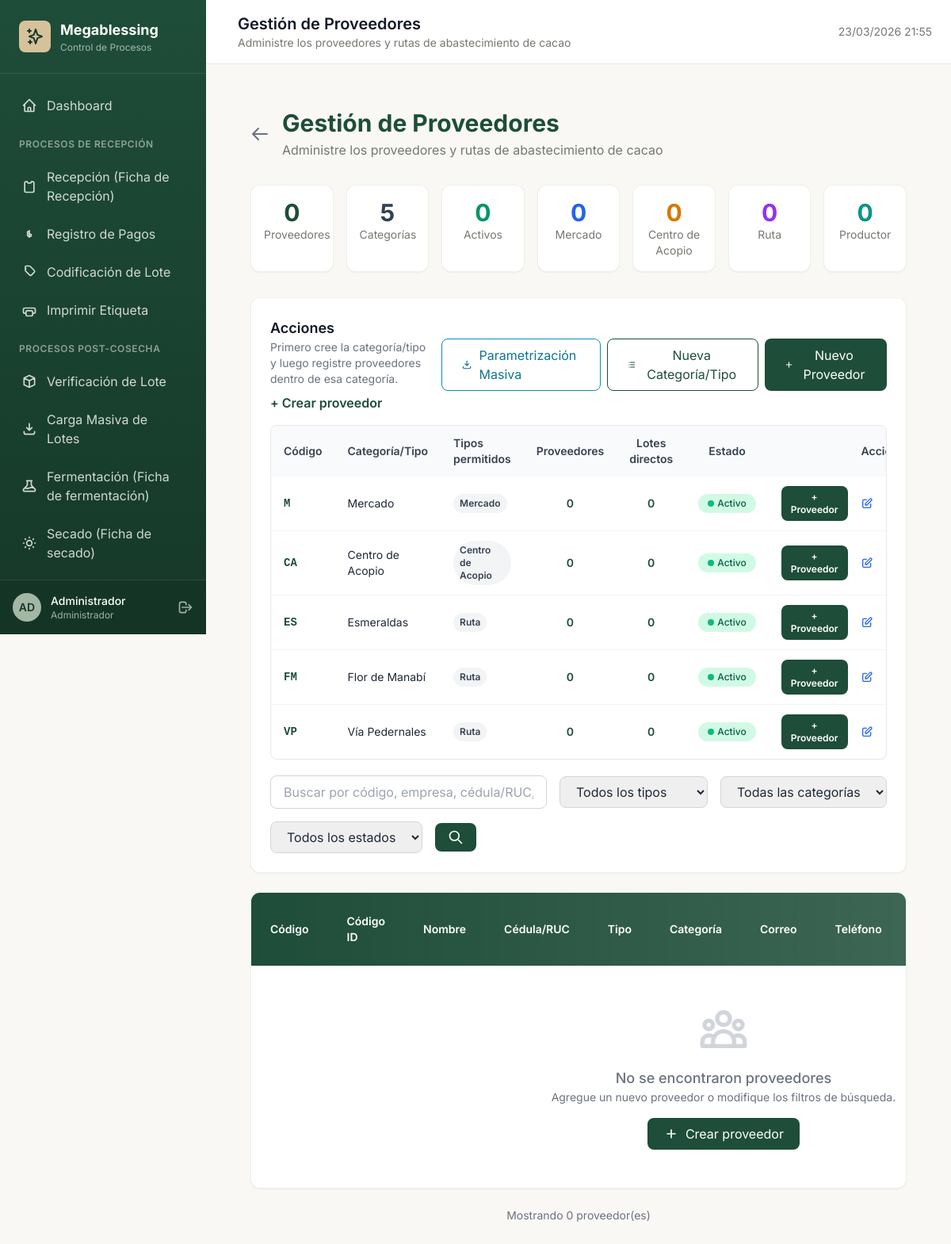
The app's page /configuracion/proveedores.php (signed in) with its own data.
### tables this page shows
CREATE TABLE IF NOT EXISTS `roles` (
    `id` INT PRIMARY KEY AUTO_INCREMENT,
    `nombre` VARCHAR(50) NOT NULL,
    `descripcion` TEXT,
    `permisos` JSON,
    `activo` TINYINT(1) DEFAULT 1,
    `created_at` TIMESTAMP DEFAULT CURRENT_TIMESTAMP
);

CREATE TABLE IF NOT EXISTS `proveedores` (
    `id` INT PRIMARY KEY AUTO_INCREMENT,
    `codigo` VARCHAR(20) NOT NULL UNIQUE,
    `codigo_identificacion` VARCHAR(20),
    `nombre` VARCHAR(100) NOT NULL,
    `cedula_ruc` VARCHAR(20),
    `tipo` ENUM('MERCADO','BODEGA','RUTA','PRODUCTOR') NOT NULL,
    `categoria` VARCHAR(100),
    `tipos_permitidos` VARCHAR(120),
    `es_categoria` TINYINT(1) NOT NULL DEFAULT 0,
    `direccion` TEXT,
    `utm_este_x` VARCHAR(50),
    `utm_norte_y` VARCHAR(50),
    `seguridad_deforestacion` TINYINT(1),
    `arboles_endemicos` TINYINT(1),
    `hectareas_totales` DECIMAL(10,2),
    `hectareas_ccn51` DECIMAL(10,2),
    `hectareas_fino_aroma` DECIMAL(10,2),
    `certificaciones` TEXT,
    `certificacion_otras` VARCHAR(255),
    `documento_certificaciones` VARCHAR(255),
    `telefono` VARCHAR(50),
    `email` VARCHAR(120),
    `contacto` VARCHAR(100),
    `activo` TINYINT(1) DEFAULT 1,
    `created_at` TIMESTAMP DEFAULT CURRENT_TIMESTAMP
);

### configuracion/proveedores.php (the view, shortened to what the rows shown need)
<?php
require_once __DIR__ . '/../bootstrap.php';
$db = Database::getInstance()->getConnection();
$getTableColumns = static function (PDO $pdo, string $table): array {
    return array_column(
        $pdo->query("SHOW COLUMNS FROM {$table}")->fetchAll(PDO::FETCH_ASSOC),
        'Field'
    );
};
$normalizarCategoria = static function (string $valor): string {
    $valor = strtoupper(trim($valor));
    return strtr($valor, [
        'Á' => 'A',
        'É' => 'E',
        'Í' => 'I',
        'Ó' => 'O',
        'Ú' => 'U',
    ]);
};
$tiposProveedor = ['MERCADO', 'BODEGA', 'RUTA', 'PRODUCTOR'];
$tipoLabels = [
    'MERCADO' => 'Mercado',
    'BODEGA' => 'Centro de Acopio',
    'RUTA' => 'Ruta',
    'PRODUCTOR' => 'Productor',
];
$parseUpperList = static function ($value, array $allowList = []): array {
    $items = [];
    if (is_array($value)) {
        $items = $value;
    } elseif (is_string($value) && trim($value) !== '') {
        $items = preg_split('/[\s,;|]+/', trim($value));
    }
    $result = [];
    foreach ($items as $item) {
        $val = strtoupper(trim((string)$item));
        if ($val === '') {
            continue;
        }
        if (!empty($allowList) && !in_array($val, $allowList, true)) {
            continue;
        }
        if (!in_array($val, $result, true)) {
            $result[] = $val;
        }
    }
    return $result;
};
$colsProveedores = $getTableColumns($db, 'proveedores');
$hasProvCol = static function (string $name) use (&$colsProveedores): bool {
    return in_array($name, $colsProveedores, true);
};
$colsProveedores = $getTableColumns($db, 'proveedores');
try {
    $db->exec(
        "UPDATE proveedores
         SET tipo = 'BODEGA'
         WHERE UPPER(COALESCE(tipo, '')) IN ('CA', 'CENTRO DE ACOPIO', 'CENTRO_ACOPIO')"
    );
    if ($hasProvCol('categoria')) {
        $db->prepare(
            "UPDATE proveedores
             SET categoria = ?
             WHERE UPPER(COALESCE(categoria, '')) = 'BODEGA'"
        )->execute(['CENTRO DE ACOPIO']);
    }
    if ($hasProvCol('es_categoria') && $hasProvCol('categoria')) {
        $db->prepare(
            "UPDATE proveedores
             SET codigo = 'CA',
                 nombre = 'Centro de Acopio',
                 tipo = 'BODEGA',
                 categoria = 'CENTRO DE ACOPIO',
                 es_categoria = 1" . ($hasProvCol('tipos_permitidos') ? ",
                 tipos_permitidos = 'BODEGA'" : "") . "
             WHERE UPPER(COALESCE(codigo, '')) IN ('B', 'CA')
                OR (
                    es_categoria = 1
                    AND (
                        UPPER(COALESCE(categoria, '')) IN ('BODEGA', 'CENTRO DE ACOPIO')
                        OR UPPER(COALESCE(nombre, '')) IN ('BODEGA', 'CENTRO DE ACOPIO')
                    )
               )"
        )->execute();
    }
} catch (Throwable $e) {
}
if (in_array('tipos_permitidos', $colsProveedores, true)) {
    try {
        $db->exec(
            "UPDATE proveedores
             SET tipos_permitidos = UPPER(tipo)
             WHERE es_categoria = 1
               AND (tipos_permitidos IS NULL OR TRIM(tipos_permitidos) = '')"
        );
    } catch (Throwable $e) {
    }
}
$categoriasVista = [];
if ($hasProvCol('es_categoria') && $hasProvCol('categoria')) {
    $stmtCategorias = $db->query("
        SELECT c.*,
               (SELECT COUNT(*) FROM proveedores p2
                WHERE (p2.es_categoria = 0 OR p2.es_categoria IS NULL)
                  AND p2.categoria = c.categoria) as total_proveedores,
               (SELECT COUNT(*) FROM lotes l WHERE l.proveedor_id = c.id) as total_lotes_directos
        FROM proveedores c
        WHERE c.es_categoria = 1
        ORDER BY c.activo DESC, c.tipo ASC, c.nombre ASC
    ");
    $categoriasVista = $stmtCategorias->fetchAll(PDO::FETCH_ASSOC);
}
$pageTitle = 'Gestión de Proveedores';
?>
<div class="max-w-7xl mx-auto px-4 sm:px-6 lg:px-8 py-8">
    <div class="mb-8">
        <div class="flex items-center gap-4 mb-4">
            <div>
                <h1 class="text-3xl font-bold text-primary">Gestión de Proveedores</h1>
            </div>
        </div>
    </div>
    <div class="bg-white rounded-xl shadow-sm border border-olive/20 p-6 mb-6">
        <div class="flex flex-col sm:flex-row sm:items-center sm:justify-between gap-3 mb-4">
            <div>
                <h2 class="text-lg font-semibold text-gray-900">Acciones</h2>
            </div>
        </div>
        <?php if ($hasProvCol('es_categoria')): ?>
        <div class="mb-5 overflow-x-auto border border-gray-200 rounded-lg">
            <table class="min-w-full text-sm">
                <thead class="bg-gray-50">
                    <tr>
                        <th class="px-4 py-3 text-left font-semibold text-gray-700">Código</th>
                        <th class="px-4 py-3 text-left font-semibold text-gray-700">Categoría/Tipo</th>
                        <th class="px-4 py-3 text-left font-semibold text-gray-700">Tipos permitidos</th>
                        <th class="px-4 py-3 text-center font-semibold text-gray-700">Proveedores</th>
                        <th class="px-4 py-3 text-center font-semibold text-gray-700">Lotes directos</th>
                        <th class="px-4 py-3 text-center font-semibold text-gray-700">Estado</th>
                        <th class="px-4 py-3 text-right font-semibold text-gray-700">Acciones</th>
                    </tr>
                </thead>
                <tbody class="divide-y divide-gray-100">
                    <?php foreach ($categoriasVista as $cat): ?>
                    <?php $catKey = $normalizarCategoria((string)($cat['categoria'] ?? $cat['nombre'] ?? '')); ?>
                    <tr class="<?= ((int)($cat['activo'] ?? 1) === 0) ? 'opacity-60' : '' ?>">
                        <td class="px-4 py-3 font-mono font-semibold text-primary"><?= htmlspecialchars($cat['codigo']) ?></td>
                        <td class="px-4 py-3"><?= htmlspecialchars($cat['nombre']) ?></td>
                        <td class="px-4 py-3">
                            <?php
                            $tiposCat = $parseUpperList(
                                $cat['tipos_permitidos'] ?? ($cat['tipo'] ?? ''),
                                $tiposProveedor
                            );
                            ?>
                            <div class="flex flex-wrap gap-1">
                                <?php foreach ($tiposCat as $tipoCatBadge): ?>
                                    <span class="px-2 py-1 rounded-full text-xs font-semibold bg-gray-100 text-gray-700"><?= htmlspecialchars($tipoLabels[$tipoCatBadge] ?? $tipoCatBadge) ?></span>
                                <?php endforeach; ?>
                            </div>
                        </td>
                        <td class="px-4 py-3 text-center font-semibold text-primary"><?= number_format((int)($cat['total_proveedores'] ?? 0)) ?></td>
                        <td class="px-4 py-3 text-center font-semibold text-primary"><?= number_format((int)($cat['total_lotes_directos'] ?? 0)) ?></td>
                        <td class="px-4 py-3 text-center">
                            <button type="button" onclick="toggleEstado(<?= (int)$cat['id'] ?>)"
                                    class="inline-flex items-center gap-1 px-3 py-1 rounded-full text-xs font-medium transition-colors
                                           <?= ((int)($cat['activo'] ?? 1) === 1) ? 'bg-emerald-100 text-emerald-800 hover:bg-emerald-200' : 'bg-red-100 text-red-800 hover:bg-red-200' ?>">
                                <span class="w-2 h-2 rounded-full <?= ((int)($cat['activo'] ?? 1) === 1) ? 'bg-emerald-500' : 'bg-red-500' ?>"></span>
                                <?= ((int)($cat['activo'] ?? 1) === 1) ? 'Activo' : 'Inactivo' ?>
                            </button>
                        </td>
                        <td class="px-4 py-3">
                            <div class="flex justify-end gap-2">
                                <button type="button" onclick="openProveedorModal('create', null, '<?= htmlspecialchars($catKey) ?>')"
                                        class="px-3 py-1.5 text-xs font-semibold rounded-lg bg-primary text-white hover:bg-primary/90 transition-colors">
                                    + Proveedor
                                </button>
                                <button type="button" onclick="openCategoriaModal('edit', <?= (int)$cat['id'] ?>)"
                                        class="p-2 text-blue-600 hover:bg-blue-50 rounded-lg transition-colors" title="Editar categoría">
                                    <svg class="w-4 h-4" fill="none" stroke="currentColor" viewBox="0 0 24 24">
                                        <path stroke-linecap="round" stroke-linejoin="round" stroke-width="2" d="M11 5H6a2 2 0 00-2 2v11a2 2 0 002 2h11a2 2 0 002-2v-5m-1.414-9.414a2 2 0 112.828 2.828L11.828 15H9v-2.828l8.586-8.586z"/>
                                    </svg>
                                </button>
                            </div>
                        </td>
                    </tr>
                    <?php endforeach; ?>
                </tbody>
            </table>
        </div>
        <?php endif; ?>
    </div>
    <div class="bg-white rounded-xl shadow-sm border border-olive/20 overflow-hidden">
        <div class="overflow-x-auto">
            <table class="w-full">
                <thead class="bg-gradient-to-r from-primary to-primary/80 text-white">
                    <tr>
                        <th class="px-6 py-4 text-left text-sm font-semibold">Código</th>
                        <th class="px-6 py-4 text-left text-sm font-semibold">Código ID</th>
                        <th class="px-6 py-4 text-left text-sm font-semibold">Nombre</th>
                        <th class="px-6 py-4 text-left text-sm font-semibold">Cédula/RUC</th>
                        <th class="px-6 py-4 text-left text-sm font-semibold">Tipo</th>
                        <th class="px-6 py-4 text-left text-sm font-semibold">Categoría</th>
                        <th class="px-6 py-4 text-left text-sm font-semibold">Correo</th>
                        <th class="px-6 py-4 text-left text-sm font-semibold">Teléfono</th>
                        <th class="px-6 py-4 text-center text-sm font-semibold">Lotes</th>
                    </tr>
                </thead>
            </table>
        </div>
    </div>
</div>
<?php
$content = ob_get_clean();
include __DIR__ . '/../templates/layouts/main.php';
?>

### templates/layouts/main.php (shortened to what the rows shown need)
<?php
$currentUser = Auth::user();
$assetVersion = static function (string $path): string {
    $mtime = @filemtime($path);
    return $mtime !== false ? (string) $mtime : date('YmdHis');
};
$cssVersion = $assetVersion(__DIR__ . '/../../assets/css/app.css');
?>
<!DOCTYPE html>
<html lang="es">
<head>
    <script src="https://cdn.tailwindcss.com"></script>
    <link rel="stylesheet" href="<?= APP_URL ?>/assets/css/app.css?v=<?= $cssVersion ?>">
</head>
<body class="bg-ivory min-h-screen">
    <aside class="sidebar">
        <div class="sidebar-logo">
            <div class="flex items-center space-x-3">
                <div>
                    <h1 class="text-white font-bold text-lg">Megablessing</h1>
                </div>
            </div>
        </div>
        <div class="sidebar-user">
            <div class="flex items-center justify-between">
                <div class="flex items-center space-x-3">
                    <div class="w-9 h-9 bg-olive rounded-full flex items-center justify-center">
                        <span class="text-primary-dark font-semibold text-sm">
                            <?= strtoupper(substr($currentUser['nombre'], 0, 2)) ?>
                        </span>
                    </div>
                    <div>
                        <p class="text-white text-sm font-medium"><?= htmlspecialchars($currentUser['nombre']) ?></p>
                        <p class="text-white/60 text-xs"><?= htmlspecialchars($currentUser['rol']) ?></p>
                    </div>
                </div>
            </div>
        </div>
    </aside>
    <main class="main-content">
        <header class="header">
            <div class="flex items-center space-x-4">
                <div>
                    <h1 class="text-xl font-semibold text-gray-900"><?= $pageTitle ?? 'Dashboard' ?></h1>
                </div>
            </div>
        </header>
        <div class="p-6">
            <?= $content ?? '' ?>
        </div>
    </main>
</body>
</html>

### records on screen
roles: nombre "AD", nombre "Administrador"
proveedores: codigo "M", nombre "Mercado", tipoCatBadge "Mercado", total_proveedores "0", total_lotes_directos "0", activo 1 (drawn)
proveedores: codigo "CA", nombre "Centro de Acopio", tipoCatBadge "Centro de Acopio", total_proveedores "0", total_lotes_directos "0", activo 1 (drawn)
proveedores: codigo "ES", nombre "Esmeraldas", tipoCatBadge "Ruta", total_proveedores "0", total_lotes_directos "0", activo 1 (drawn)
proveedores: codigo "FM", nombre "Flor de Manabí", tipoCatBadge "Ruta", total_proveedores "0", total_lotes_directos "0", activo 1 (drawn)
proveedores: codigo "VP", nombre "Vía Pedernales", tipoCatBadge "Ruta", total_proveedores "0", total_lotes_directos "0", activo 1 (drawn)

### other values on screen
$pageTitle "Gestión de Proveedores"
$pageSubtitle "Administre los proveedores y rutas de abastecimiento de cacao"
$stats['total'] "0"
$stats['categorias'] "5"
$stats['activos'] "0"
$stats['mercado'] "0"
$stats['bodega'] "0"
$stats['ruta'] "0"
$stats['productor'] "0"
count($proveedores) "0"
